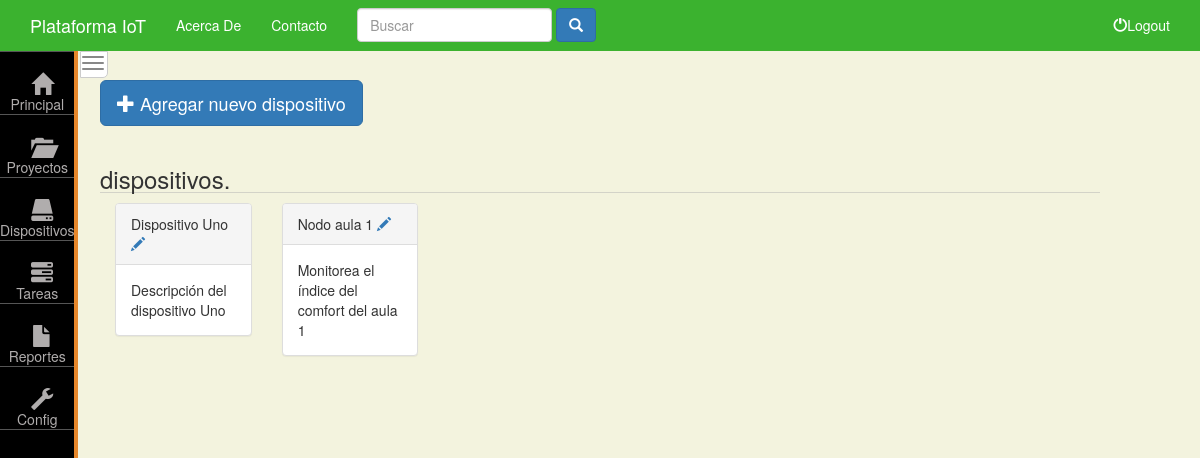
Page /dashboard/dispositivos/ (signed in) on the committed database.
### dashboard/models.py (models this page shows, shortened)
class Dispositivo(models.Model):
    nombre_de_dispositivo = models.CharField(max_length = 80)
    descripcion = models.TextField()
    tipo = models.CharField(max_length=40)
    latitud = models.FloatField(blank=True, null=True)
    longitud = models.FloatField(blank=True, null=True)
    esta_habilitado = models.BooleanField(default = True)
    fecha_creacion = models.DateTimeField( auto_now_add=True )
    proyecto = models.ForeignKey(Proyecto, default = 1)

### dashboard/views.py (the view)
@login_required(login_url = 'cuentas:login')
def formularioDispositivo(request):
    form = formDispositivo(request.POST or None)
    if form.is_valid():
        proyecto = form.save()
        form = formDispositivo()
    dispositivos = []
    proyectos = Proyecto.objects.filter(usuario=request.user)
    for pro in proyectos:
        dispositivos += pro.dispositivo_set.all()
    context = {
        'form': form,
        'dispositivos':dispositivos,
    }
    return render(request,'dashboard/dispositivos.html',context)

### dashboard/forms.py
class formDispositivo(forms.ModelForm):
    class Meta:
        model = Dispositivo
        fields = '__all__'
        labels = {
            'nombre_de_dispositivo': 'Nombre del Dispositivo',
            'descripcion' : 'Descripción',
            'esta_habilitado' : 'Habilitado',
            'fecha_creacion' : 'Fecha de Creación',
        }
    def __init__(self, *args, **kwargs):
        from django.forms.widgets import HiddenInput
        hide = kwargs.pop('hide',None)
        super(formDispositivo, self).__init__(*args, **kwargs)
        if hide:
            for field in hide:
                self.fields[field].widget = HiddenInput()

### dashboard/models.py (called while the page is built)
    def __str__(self):
        return self.nombre_de_proyecto

### templates/dashboard/dispositivos.html (shortened to what this page needs)
{% extends 'dashboard/base.html' %}
{% load staticfiles %}
{% block dashboard_body %}
        <div class="row">
            <button type="button" class="btn btn-primary btn-lg" data-toggle="modal" data-target="#myModal">
                    <span class="glyphicon glyphicon-plus"></span> Agregar nuevo dispositivo
            </button>
        </div>
        <section class="row">
        {% if dispositivos %}
            <h3 class="section-title">dispositivos.</h3>
            {% for dispositivo in dispositivos  %}
            <div class="col-sm-2">
                <div class="panel panel-default">
                    <div class="panel-heading">
                        {{dispositivo.nombre_de_dispositivo}}
                        <a href="#" class="" >
                            <span class="glyphicon glyphicon-pencil"></span>
                        </a>
                    </div>
                    <div class="panel-body">
                            {{dispositivo.descripcion | truncatewords:30}}
                    </div>
                </div>
            </div>
            {% endfor %}
        {% else %}
            <h3 class="section-title">No se han registrado dispositivos.</h3>
        {% endif %}
        </section>
{% endblock %}

### static/css/plataforma-main.css (style rules this page uses)
body { background-color: #fff; }
.section-title { border-bottom: 0.7px #b4b3b380 solid }

### static/css/plataforma.css (style rules this page uses)
body { background-color: #f3f3de; }
.row { margin-top:20px; }
.col-lg-1, .col-lg-10, .col-lg-11, .col-lg-12, .col-lg-2, .col-lg-3, .col-lg-4, .col-lg-5, .col-lg-6, .col-lg-7, .col-lg-8, .col-lg-9, .col-md-1, .col-md-10, .col-md-11, .col-md-12, .col-md-2, .col-md-3, .col-md-4, .col-md-5, .col-md-6, .col-md-7, .col-md-8, .col-md-9, .col-sm-1, .col-sm-10, .col-sm-11, .col-sm-12, .col-sm-2, .col-sm-3, .col-sm-4, .col-sm-5, .col-sm-6, .col-sm-7, .col-sm-8, .col-sm-9, .col-xs-1, .col-xs-10, .col-xs-11, .col-xs-12, .col-xs-2, .col-xs-3, .col-xs-4, .col-xs-5, .col-xs-6, .col-xs-7, .col-xs-8, .col-xs-9 { position: static; }

### rows in the picture
Dispositivo: nombre_de_dispositivo "Dispositivo Uno", descripcion "Descripción del dispositivo Uno"
Dispositivo: nombre_de_dispositivo "Nodo aula 1", descripcion "Monitorea el índice del comfort del aula 1"
